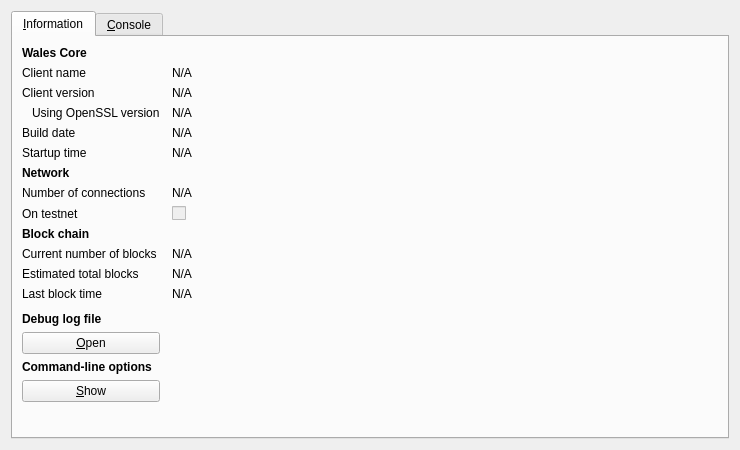
<?xml version="1.0" encoding="UTF-8"?>
<ui version="4.0">
 <class>RPCConsole</class>
 <widget class="QDialog" name="RPCConsole">
  <property name="geometry">
   <rect>
    <x>0</x>
    <y>0</y>
    <width>740</width>
    <height>450</height>
   </rect>
  </property>
  <property name="windowTitle">
   <string>Wales - Debug window</string>
  </property>
  <layout class="QVBoxLayout" name="verticalLayout_2">
   <item>
    <widget class="QTabWidget" name="tabWidget">
     <property name="currentIndex">
      <number>0</number>
     </property>
     <widget class="QWidget" name="tab_info">
      <attribute name="title">
       <string>&amp;Information</string>
      </attribute>
      <layout class="QGridLayout" name="gridLayout" columnstretch="0,1">
       <property name="horizontalSpacing">
        <number>12</number>
       </property>
       <item row="0" column="0">
        <widget class="QLabel" name="label_9">
         <property name="font">
          <font>
           <weight>75</weight>
           <bold>true</bold>
          </font>
         </property>
         <property name="text">
          <string>Wales Core</string>
         </property>
        </widget>
       </item>
       <item row="1" column="0">
        <widget class="QLabel" name="label_5">
         <property name="text">
          <string>Client name</string>
         </property>
        </widget>
       </item>
       <item row="1" column="1">
        <widget class="QLabel" name="clientName">
         <property name="cursor">
          <cursorShape>IBeamCursor</cursorShape>
         </property>
         <property name="text">
          <string>N/A</string>
         </property>
         <property name="textFormat">
          <enum>Qt::PlainText</enum>
         </property>
         <property name="textInteractionFlags">
          <set>Qt::LinksAccessibleByMouse|Qt::TextSelectableByKeyboard|Qt::TextSelectableByMouse</set>
         </property>
        </widget>
       </item>
       <item row="2" column="0">
        <widget class="QLabel" name="label_6">
         <property name="text">
          <string>Client version</string>
         </property>
        </widget>
       </item>
       <item row="2" column="1">
        <widget class="QLabel" name="clientVersion">
         <property name="cursor">
          <cursorShape>IBeamCursor</cursorShape>
         </property>
         <property name="text">
          <string>N/A</string>
         </property>
         <property name="textFormat">
          <enum>Qt::PlainText</enum>
         </property>
         <property name="textInteractionFlags">
          <set>Qt::LinksAccessibleByMouse|Qt::TextSelectableByKeyboard|Qt::TextSelectableByMouse</set>
         </property>
        </widget>
       </item>
       <item row="3" column="0">
        <widget class="QLabel" name="label_14">
         <property name="text">
          <string>Using OpenSSL version</string>
         </property>
         <property name="indent">
          <number>10</number>
         </property>
        </widget>
       </item>
       <item row="3" column="1">
        <widget class="QLabel" name="openSSLVersion">
         <property name="cursor">
          <cursorShape>IBeamCursor</cursorShape>
         </property>
         <property name="text">
          <string>N/A</string>
         </property>
         <property name="textFormat">
          <enum>Qt::PlainText</enum>
         </property>
         <property name="textInteractionFlags">
          <set>Qt::LinksAccessibleByMouse|Qt::TextSelectableByKeyboard|Qt::TextSelectableByMouse</set>
         </property>
        </widget>
       </item>
       <item row="4" column="0">
        <widget class="QLabel" name="label_12">
         <property name="text">
          <string>Build date</string>
         </property>
        </widget>
       </item>
       <item row="4" column="1">
        <widget class="QLabel" name="buildDate">
         <property name="cursor">
          <cursorShape>IBeamCursor</cursorShape>
         </property>
         <property name="text">
          <string>N/A</string>
         </property>
         <property name="textFormat">
          <enum>Qt::PlainText</enum>
         </property>
         <property name="textInteractionFlags">
          <set>Qt::LinksAccessibleByMouse|Qt::TextSelectableByKeyboard|Qt::TextSelectableByMouse</set>
         </property>
        </widget>
       </item>
       <item row="5" column="0">
        <widget class="QLabel" name="label_13">
         <property name="text">
          <string>Startup time</string>
         </property>
        </widget>
       </item>
       <item row="5" column="1">
        <widget class="QLabel" name="startupTime">
         <property name="cursor">
          <cursorShape>IBeamCursor</cursorShape>
         </property>
         <property name="text">
          <string>N/A</string>
         </property>
         <property name="textFormat">
          <enum>Qt::PlainText</enum>
         </property>
         <property name="textInteractionFlags">
          <set>Qt::LinksAccessibleByMouse|Qt::TextSelectableByKeyboard|Qt::TextSelectableByMouse</set>
         </property>
        </widget>
       </item>
       <item row="6" column="0">
        <widget class="QLabel" name="label_11">
         <property name="font">
          <font>
           <weight>75</weight>
           <bold>true</bold>
          </font>
         </property>
         <property name="text">
          <string>Network</string>
         </property>
        </widget>
       </item>
       <item row="7" column="0">
        <widget class="QLabel" name="label_7">
         <property name="text">
          <string>Number of connections</string>
         </property>
        </widget>
       </item>
       <item row="7" column="1">
        <widget class="QLabel" name="numberOfConnections">
         <property name="cursor">
          <cursorShape>IBeamCursor</cursorShape>
         </property>
         <property name="text">
          <string>N/A</string>
         </property>
         <property name="textFormat">
          <enum>Qt::PlainText</enum>
         </property>
         <property name="textInteractionFlags">
          <set>Qt::LinksAccessibleByMouse|Qt::TextSelectableByKeyboard|Qt::TextSelectableByMouse</set>
         </property>
        </widget>
       </item>
       <item row="8" column="0">
        <widget class="QLabel" name="label_8">
         <property name="text">
          <string>On testnet</string>
         </property>
        </widget>
       </item>
       <item row="8" column="1">
        <widget class="QCheckBox" name="isTestNet">
         <property name="enabled">
          <bool>false</bool>
         </property>
         <property name="text">
          <string/>
         </property>
        </widget>
       </item>
       <item row="9" column="0">
        <widget class="QLabel" name="label_10">
         <property name="font">
          <font>
           <weight>75</weight>
           <bold>true</bold>
          </font>
         </property>
         <property name="text">
          <string>Block chain</string>
         </property>
        </widget>
       </item>
       <item row="10" column="0">
        <widget class="QLabel" name="label_3">
         <property name="text">
          <string>Current number of blocks</string>
         </property>
        </widget>
       </item>
       <item row="10" column="1">
        <widget class="QLabel" name="numberOfBlocks">
         <property name="cursor">
          <cursorShape>IBeamCursor</cursorShape>
         </property>
         <property name="text">
          <string>N/A</string>
         </property>
         <property name="textFormat">
          <enum>Qt::PlainText</enum>
         </property>
         <property name="textInteractionFlags">
          <set>Qt::LinksAccessibleByMouse|Qt::TextSelectableByKeyboard|Qt::TextSelectableByMouse</set>
         </property>
        </widget>
       </item>
       <item row="11" column="0">
        <widget class="QLabel" name="label_4">
         <property name="text">
          <string>Estimated total blocks</string>
         </property>
        </widget>
       </item>
       <item row="11" column="1">
        <widget class="QLabel" name="totalBlocks">
         <property name="cursor">
          <cursorShape>IBeamCursor</cursorShape>
         </property>
         <property name="text">
          <string>N/A</string>
         </property>
         <property name="textFormat">
          <enum>Qt::PlainText</enum>
         </property>
         <property name="textInteractionFlags">
          <set>Qt::LinksAccessibleByMouse|Qt::TextSelectableByKeyboard|Qt::TextSelectableByMouse</set>
         </property>
        </widget>
       </item>
       <item row="12" column="0">
        <widget class="QLabel" name="label_2">
         <property name="text">
          <string>Last block time</string>
         </property>
        </widget>
       </item>
       <item row="12" column="1">
        <widget class="QLabel" name="lastBlockTime">
         <property name="cursor">
          <cursorShape>IBeamCursor</cursorShape>
         </property>
         <property name="text">
          <string>N/A</string>
         </property>
         <property name="textFormat">
          <enum>Qt::PlainText</enum>
         </property>
         <property name="textInteractionFlags">
          <set>Qt::LinksAccessibleByMouse|Qt::TextSelectableByKeyboard|Qt::TextSelectableByMouse</set>
         </property>
        </widget>
       </item>
       <item row="13" column="0">
        <spacer name="verticalSpacer_2">
         <property name="orientation">
          <enum>Qt::Vertical</enum>
         </property>
         <property name="sizeHint" stdset="0">
          <size>
           <width>20</width>
           <height>20</height>
          </size>
         </property>
        </spacer>
       </item>
       <item row="14" column="0">
        <widget class="QLabel" name="labelDebugLogfile">
         <property name="font">
          <font>
           <weight>75</weight>
           <bold>true</bold>
          </font>
         </property>
         <property name="text">
          <string>Debug log file</string>
         </property>
        </widget>
       </item>
       <item row="15" column="0">
        <widget class="QPushButton" name="openDebugLogfileButton">
         <property name="toolTip">
          <string>Open the Wales debug log file from the current data directory. This can take a few seconds for large log files.</string>
         </property>
         <property name="text">
          <string>&amp;Open</string>
         </property>
         <property name="autoDefault">
          <bool>false</bool>
         </property>
        </widget>
       </item>
       <item row="16" column="0">
        <widget class="QLabel" name="labelCLOptions">
         <property name="font">
          <font>
           <weight>75</weight>
           <bold>true</bold>
          </font>
         </property>
         <property name="text">
          <string>Command-line options</string>
         </property>
        </widget>
       </item>
       <item row="17" column="0">
        <widget class="QPushButton" name="showCLOptionsButton">
         <property name="toolTip">
          <string>Show the Wales-Qt help message to get a list with possible Wales command-line options.</string>
         </property>
         <property name="text">
          <string>&amp;Show</string>
         </property>
         <property name="autoDefault">
          <bool>false</bool>
         </property>
        </widget>
       </item>
       <item row="18" column="0">
        <spacer name="verticalSpacer">
         <property name="orientation">
          <enum>Qt::Vertical</enum>
         </property>
         <property name="sizeHint" stdset="0">
          <size>
           <width>20</width>
           <height>40</height>
          </size>
         </property>
        </spacer>
       </item>
      </layout>
     </widget>
     <widget class="QWidget" name="tab_console">
      <attribute name="title">
       <string>&amp;Console</string>
      </attribute>
      <layout class="QVBoxLayout" name="verticalLayout_3">
       <property name="spacing">
        <number>3</number>
       </property>
       <item>
        <widget class="QTextEdit" name="messagesWidget">
         <property name="minimumSize">
          <size>
           <width>0</width>
           <height>100</height>
          </size>
         </property>
         <property name="readOnly">
          <bool>true</bool>
         </property>
         <property name="tabKeyNavigation" stdset="0">
          <bool>false</bool>
         </property>
         <property name="columnCount" stdset="0">
          <number>2</number>
         </property>
        </widget>
       </item>
       <item>
        <layout class="QHBoxLayout" name="horizontalLayout">
         <property name="spacing">
          <number>3</number>
         </property>
         <item>
          <widget class="QLabel" name="label">
           <property name="text">
            <string notr="true">&gt;</string>
           </property>
          </widget>
         </item>
         <item>
          <widget class="QLineEdit" name="lineEdit"/>
         </item>
         <item>
          <widget class="QPushButton" name="clearButton">
           <property name="maximumSize">
            <size>
             <width>24</width>
             <height>24</height>
            </size>
           </property>
           <property name="toolTip">
            <string>Clear console</string>
           </property>
           <property name="text">
            <string/>
           </property>
           <property name="icon">
            <iconset resource="../bitcoin.qrc">
             <normaloff>:/icons/remove</normaloff>:/icons/remove</iconset>
           </property>
           <property name="shortcut">
            <string notr="true">Ctrl+L</string>
           </property>
           <property name="autoDefault">
            <bool>false</bool>
           </property>
          </widget>
         </item>
        </layout>
       </item>
      </layout>
     </widget>
    </widget>
   </item>
  </layout>
 </widget>
 <resources>
  <include location="../bitcoin.qrc"/>
 </resources>
 <connections/>
</ui>
